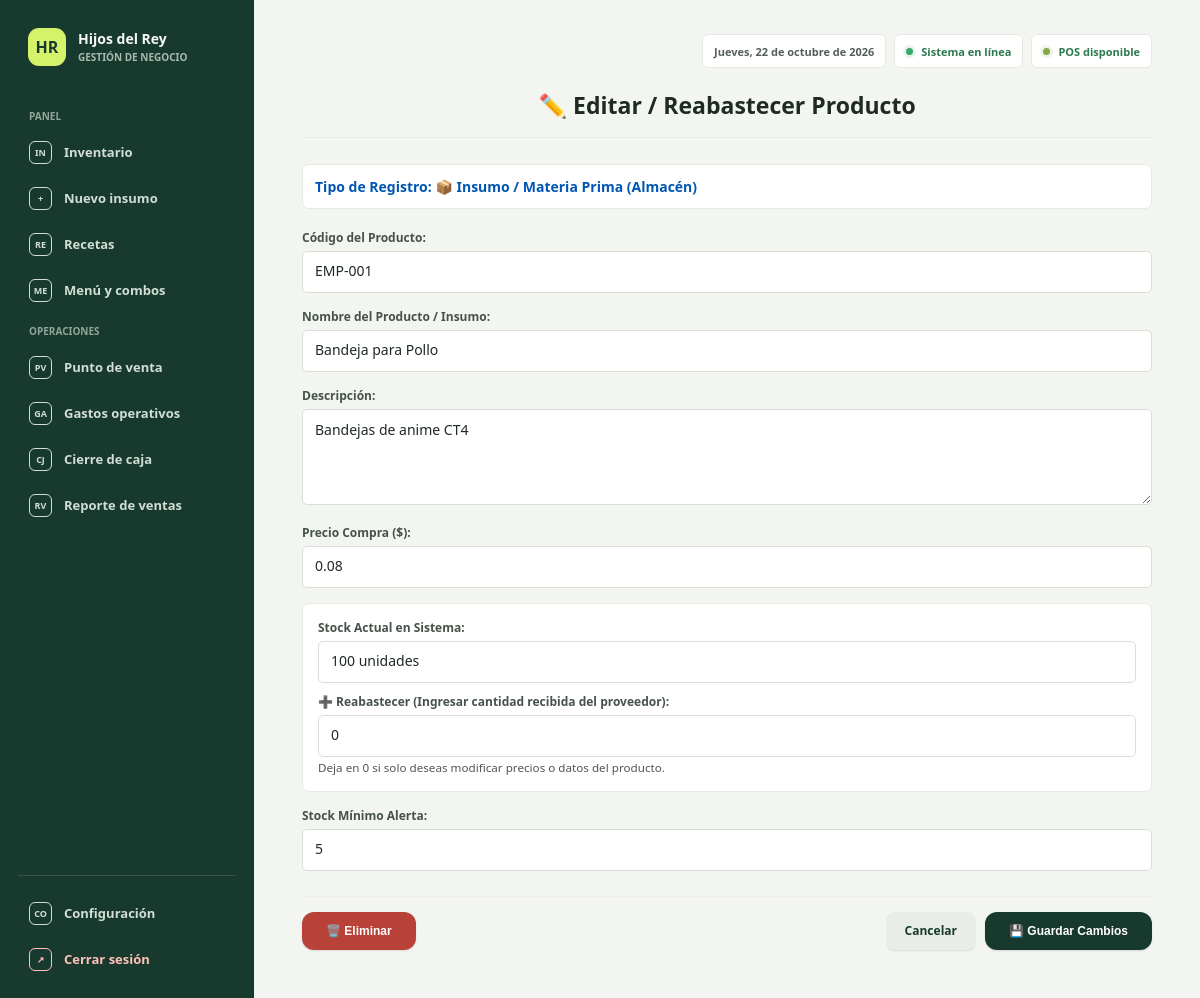
The app's page /editar_producto.php?id=11 (signed in) with its own data.
### tables this page shows
CREATE TABLE `productos` (
  `id` int NOT NULL AUTO_INCREMENT,
  `categoria_id` int NOT NULL,
  `codigo` varchar(50) NOT NULL,
  `nombre` varchar(100) NOT NULL,
  `descripcion` text,
  `precio_compra` decimal(10,2) NOT NULL DEFAULT '0.00',
  `precio_venta` decimal(10,2) NOT NULL,
  `stock_actual` int NOT NULL DEFAULT '0',
  `stock_minimo` int NOT NULL DEFAULT '5',
  `created_at` timestamp NULL DEFAULT CURRENT_TIMESTAMP,
  `es_combo` tinyint(1) DEFAULT '0',
  PRIMARY KEY (`id`),
  UNIQUE KEY `codigo` (`codigo`),
  KEY `categoria_id` (`categoria_id`),
  CONSTRAINT `productos_ibfk_1` FOREIGN KEY (`categoria_id`) REFERENCES `categorias` (`id`) ON DELETE RESTRICT
);

### editar_producto.php (the view, shortened to what this page needs)
<?php
include 'conexion.php';
$id_producto = intval($_GET['id']);
$sql = "SELECT * FROM productos WHERE id = :id";
$stmt = $conexion->prepare($sql);
$stmt->execute([':id' => $id_producto]);
$p = $stmt->fetch(PDO::FETCH_ASSOC);
?>
<!DOCTYPE html>
<html lang="es">
<head>
    <link rel="stylesheet" href="app.css">
</head>
<body>
<?php include 'navegacion.php'; ?>
<div class="container">
    <h2>✏️ Editar / Reabastecer Producto</h2>
    <div class="badge-tipo">
        Tipo de Registro: <?= $p['es_combo'] == 1 ? '🍗 Combo / Plato Final (Menú)' : '📦 Insumo / Materia Prima (Almacén)' ?>
    </div>
    <form action="editar_producto.php?id=<?= $id_producto ?>" method="POST">
        <div class="form-group">
            <label>Código del Producto:</label>
            <input type="text" name="codigo" value="<?= htmlspecialchars($p['codigo']) ?>" required>
        </div>
        <div class="form-group">
            <label>Nombre del Producto / Insumo:</label>
            <input type="text" name="nombre" value="<?= htmlspecialchars($p['nombre']) ?>" required>
        </div>
        <div class="form-group">
            <label>Descripción:</label>
            <textarea name="descripcion" rows="2"><?= htmlspecialchars($p['descripcion']) ?></textarea>
        </div>
        <?php if ($p['es_combo'] == 0): ?>
            <div class="form-group">
                <label>Precio Compra ($):</label>
                <input type="number" step="0.01" name="precio_compra" value="<?= number_format($p['precio_compra'], 2, '.', '') ?>" required>
            </div>
            <div class="reabastecer-box">
                <div class="form-group" style="margin-bottom: 10px;">
                    <label>Stock Actual en Sistema:</label>
                    <input type="text" value="<?= $p['stock_actual'] ?> unidades" disabled style="font-weight: bold; background-color: #fff;">
                </div>
                <div class="form-group" style="margin-bottom: 0;">
                    <label style="color: #155724;">➕ Reabastecer (Ingresar cantidad recibida del proveedor):</label>
                    <input type="number" name="stock_adicional" value="0" min="0" placeholder="Ej. 20 (se sumará al stock actual)">
                    <small style="color: #555;">Deja en 0 si solo deseas modificar precios o datos del producto.</small>
                </div>
            </div>
            <div class="form-group">
                <label>Stock Mínimo Alerta:</label>
                <input type="number" name="stock_minimo" value="<?= $p['stock_minimo'] ?>" required>
            </div>
        <?php endif; ?>
        <div class="btn-container">
            <button type="submit" form="delete-product-form" class="btn btn-danger">🗑️ Eliminar</button>
            <div class="btn-group-right">
                <a href="<?= $p['es_combo'] == 1 ? 'menu.php' : 'index.php' ?>" class="btn btn-secondary">Cancelar</a>
                <button type="submit" class="btn btn-success">💾 Guardar Cambios</button>
            </div>
        </div>
    </form>
</div>
</body>
</html>

### app.css (style rules this page uses)
:root { color-scheme: light; --ink: #202a24; --muted: #748078; --canvas: #f3f5f1; --paper: #fff; --line: #e6eae4; --forest: #18392d; --forest-light: #254b3b; --lime: #d5f36a; --danger: #b94238; --danger-bg: #fff0ed; --green: #2d7950; --green-bg: #edf7ef; }
* { box-sizing: border-box; }
body { margin: 0 !important; padding: 0 !important; background: var(--canvas) !important; color: var(--ink); font-family: "Avenir Next", Avenir, "Segoe UI", sans-serif !important; font-size: 14px; }
a { color: inherit; }
.container { width: min(100% - 254px, 1320px) !important; max-width: 1320px !important; min-height: 100vh; margin: 0 0 0 254px !important; padding: 34px clamp(22px, 4vw, 58px) 48px !important; border: 0 !important; border-radius: 0 !important; background: transparent !important; box-shadow: none !important; }
h1, h2, h3, h4 { color: var(--ink) !important; }
h2 { font-size: 23px; font-weight: 700; line-height: 1.2; letter-spacing: 0; }
.header, .container > h2 { margin: 0 0 26px !important; padding: 0 0 17px !important; border: 0 !important; border-bottom: 1px solid var(--line) !important; }
.card, .box, .card-section, .metric-card, .cash-box, .tipo-box, .badge-tipo, .reabastecer-box, .filter-box, .desglose-box { border: 1px solid var(--line) !important; border-radius: 7px !important; background: var(--paper) !important; box-shadow: none !important; }
label { color: #465249 !important; font-size: 12px !important; font-weight: 700 !important; }
input:not([type="hidden"]):not([type="checkbox"]):not([type="radio"]), select, textarea { max-width: 100%; min-height: 42px; padding: 9px 12px !important; border: 1px solid #d8dfd7 !important; border-radius: 5px !important; background-color: #fff !important; color: var(--ink) !important; font: inherit !important; line-height: 1.35 !important; }
textarea { min-height: 96px; padding: 11px 12px !important; }
button, .btn, .btn-nav, .primary-action { border: 0 !important; border-radius: 8px !important; background: var(--forest) !important; color: #fff !important; font-size: 12px !important; font-weight: 750 !important; text-decoration: none; box-shadow: 0 1px 2px rgba(20, 36, 27, .12); transition: all 200ms ease; transform: translateY(0); }
.container button[type="submit"] { padding: 12px 24px !important; border-radius: 12px !important; }
.btn-success, .btn-primary, .primary-action { background: var(--forest) !important; color: #fff !important; }
.btn-secondary { background: #e8eee7 !important; color: var(--forest) !important; }
.btn-danger { background: var(--danger) !important; color: #fff !important; }

### editar_producto.php (style rules this page uses)
body { font-family: Arial, sans-serif; background-color: #f4f6f9; margin: 0; padding: 20px; }
.container { max-width: 600px; background: white; padding: 25px; border-radius: 8px; box-shadow: 0 4px 10px rgba(0,0,0,0.1); margin: auto; }
h2 { color: #333; text-align: center; margin-bottom: 20px; }
.form-group { margin-bottom: 15px; }
label { display: block; font-weight: bold; margin-bottom: 5px; color: #555; }
input[type="text"], input[type="number"], textarea { width: 100%; padding: 10px; border: 1px solid #ccc; border-radius: 4px; box-sizing: border-box; font-size: 14px; }
.badge-tipo { background: #e9ecef; padding: 12px; border-radius: 6px; border-left: 5px solid #007bff; margin-bottom: 20px; font-weight: bold; color: #0056b3; }
.reabastecer-box { background-color: #e9ecef; padding: 15px; border-radius: 6px; border-left: 4px solid #28a745; margin-bottom: 15px; }
.btn-container { display: flex; gap: 10px; justify-content: space-between; align-items: center; margin-top: 25px; border-top: 1px solid #eee; padding-top: 15px; }
.btn-group-right { display: flex; gap: 10px; }
.btn { padding: 10px 18px; border: none; border-radius: 4px; font-weight: bold; cursor: pointer; text-decoration: none; font-size: 14px; display: inline-block; }
.btn-success { background-color: #28a745; color: white; }
.btn-secondary { background-color: #6c757d; color: white; }
.btn-danger { background-color: #dc3545; color: white; }

### records on screen
productos: codigo "EMP-001", nombre "Bandeja para Pollo", descripcion "Bandejas de anime CT4", precio_compra "0.08", stock_actual "100 unidades", stock_minimo "5"
